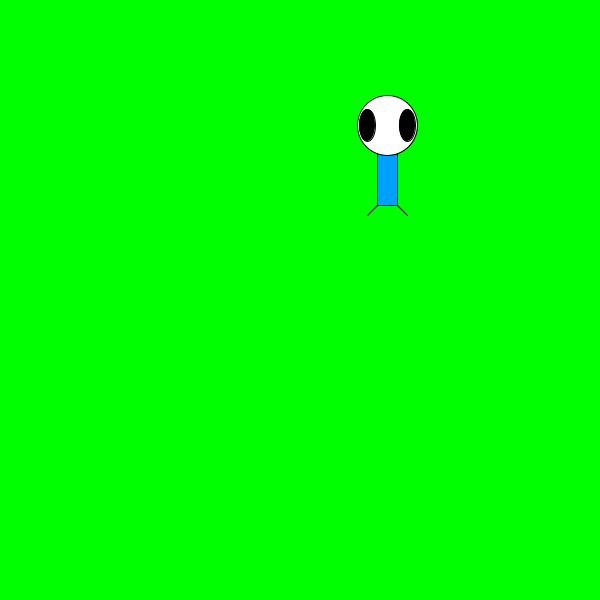
Frame 1 (no input)
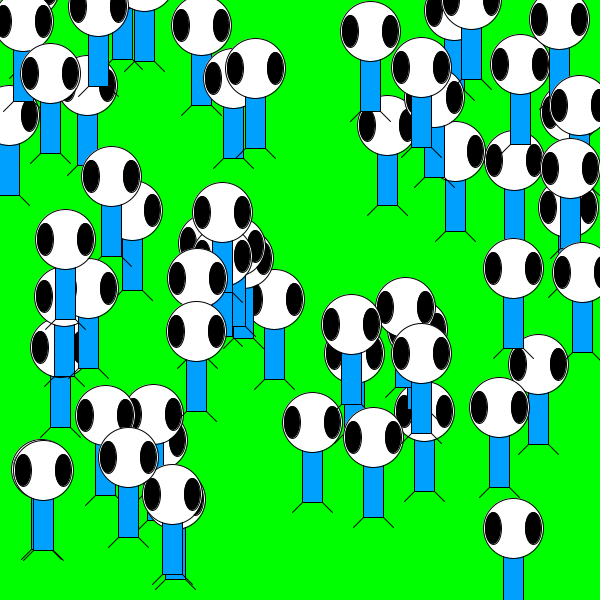
Frame 60 (the mouse pressed at the canvas centre just before this capture)
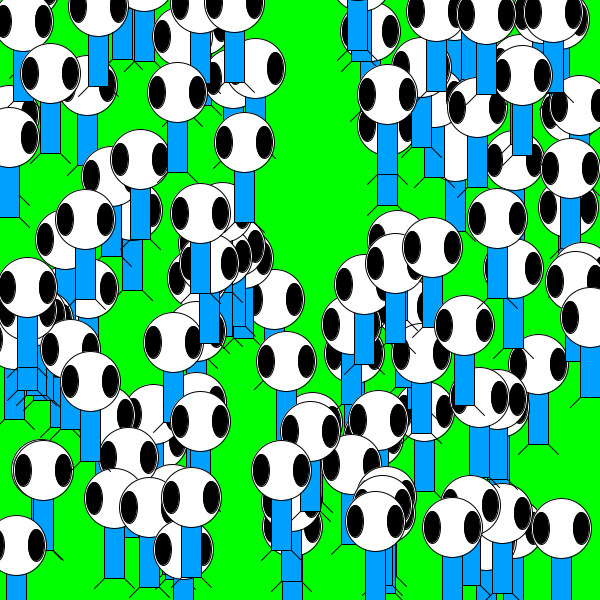
Frame 120 (the mouse held since frame 60 and released just before this capture)

The Processing sketch that drew these frames (run headless with seeded random() and noise(); from frame 60 on, the mouse is pressed at the canvas centre):

// Processing sketch: zoog
// ── zoog.pde
void setup() {
  background(0,255,0);
  size(600,600);
  frameRate(10);
}
void draw() {
  //background(255);
  zoog(int(random(width)),int(random(height)));
}

void zoog(int x,int y) {
  // set CENTER mode
  ellipseMode(CENTER);
  rectMode(CENTER);
  
  // zoog's body
  stroke(0);
  fill(0,160,255);
  rect(x,y,20,100);
  
  //zoogs head
  stroke(0);
  fill(255);
  ellipse(x,y-30,60,60);
  
  //zoogs eyes
  fill(0);
  ellipse(x-20,y-30,16,32);
  ellipse(x+20,y-30,16,32);
  
  //zoogs legs
  stroke(0);
  line(x-10,y+50,x-20,y+60);
  line(x+10,y+50,x+20,y+60);
}
